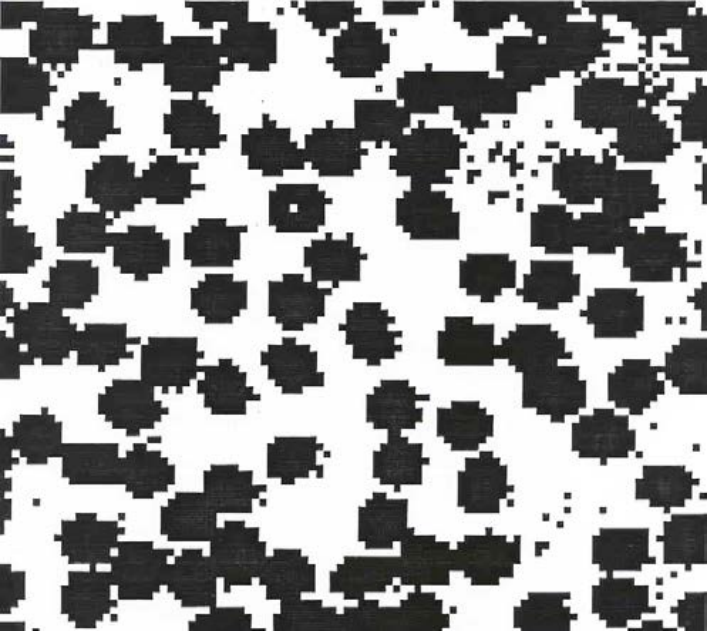
#> input picture 11. Morphology/a.png, 710 x 632 px
$ python bt11.py   (older library calls are emulated)
#> lines starting #> are read from the running program, lines starting #| are printed output that depends on the picture; after the words box and inside, x2 and y2 are one past the last pixel; in counts of white or black regions, pixels touching at a corner belong together
import cv2
import numpy as np

img=cv2.imread("a.png",0)
#> img: shape (632, 710); min 2, max 255, mean 150.2
img=-img
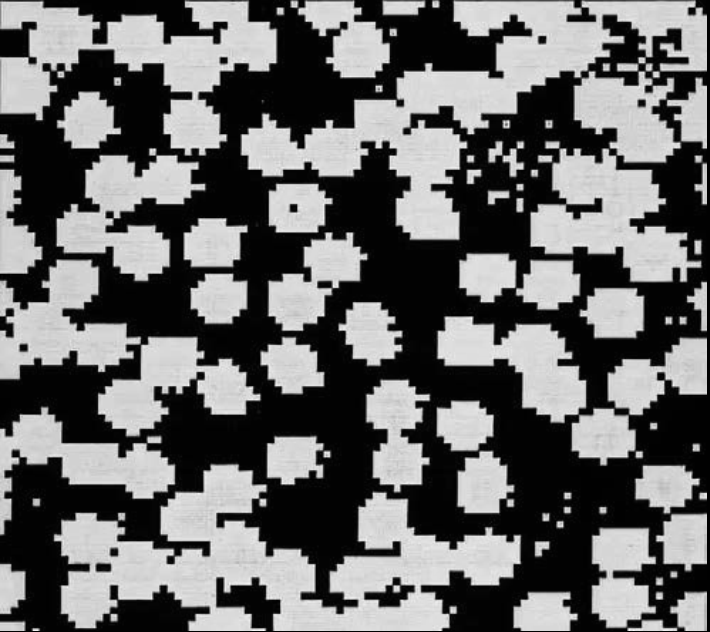
#> img: shape (632, 710); min 1, max 254, mean 105.8
kernel = np.ones((5,5),np.uint8)
erosion = cv2.erode(img,kernel,iterations = 7)
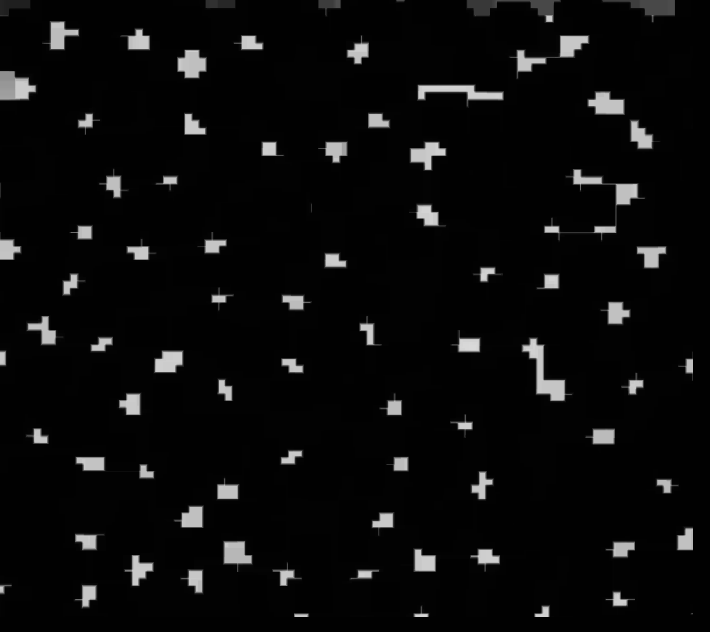
#> erosion: shape (632, 710); min 1, max 217, mean 11.1
dilation = cv2.dilate(erosion,kernel,iterations = 2)
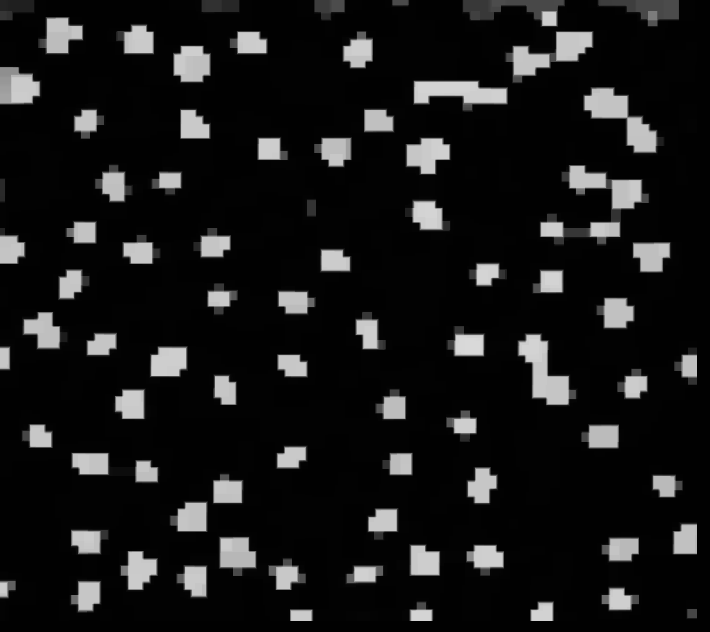
#> dilation: shape (632, 710); min 1, max 217, mean 24.6
thresh = cv2.threshold(dilation, 5, 255, cv2.THRESH_BINARY)[1]
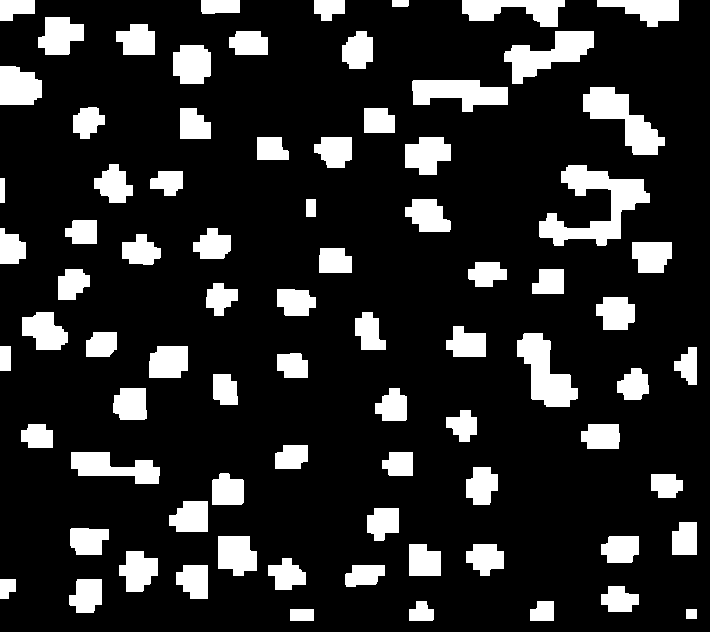
#> thresh: shape (632, 710); 16.3% white; 80 white regions, largest, box (x1, y1, x2, y2) and area: (539, 165, 650, 246) 3694, (583, 87, 665, 155) 2429, (517, 333, 578, 407) 2380

numLabels, labels, = cv2.connectedComponents(thresh, 4, cv2.CV_32S)
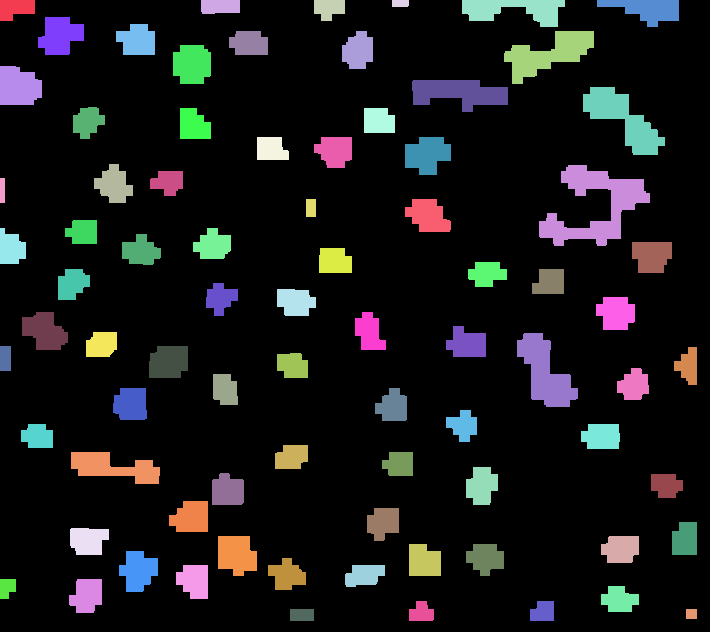
#> labels: shape (632, 710) int32; 81 distinct labels, from 0 to 80; one colour per label, 0 black
#> numLabels = 81
print("So label dem duoc: ", numLabels)
#| So label dem duoc:  81
cv2.imshow("Input", thresh)
cv2.waitKey(0)
